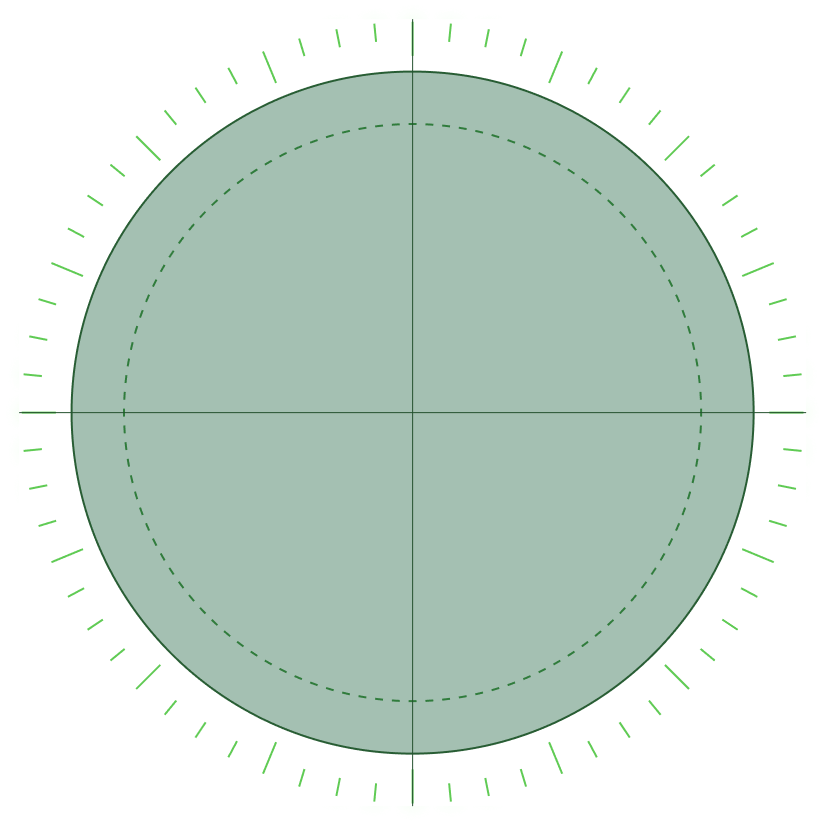
#> input picture U.Fedearroz2026/Assets/Art/2D/UI/Holobox/Radar.png, 826 x 826 px, found by its file name
$ python GenerateDetailArt.py
#> lines starting #> are read from the running program, lines starting #| are printed output that depends on the picture; after the words box and inside, x2 and y2 are one past the last pixel; in counts of white or black regions, pixels touching at a corner belong together
from PIL import Image, ImageDraw, ImageFont
import numpy as np
import os

OUT = r'C:\Users\USER\Documents\Newrona\Repositories\FedeArroz 2026\U.Fedearroz2026\Assets\Art\2D\UI\Holobox\Generated'
FONT = r'C:\Users\USER\Documents\Newrona\Repositories\FedeArroz 2026\U.Fedearroz2026\Assets\Art\Fonts\Roboto Static\Roboto-Regular.ttf'

os.makedirs(OUT, exist_ok=True)

# ---------------- HALO BLANCO ----------------
# 840x840, centro (540,940) del mockup => rect (120,520)
S = 840
W = S
img = Image.new('RGBA', (W, W), (0, 0, 0, 0))
#> img: PIL image 840x840 RGBA; every value is 0
px = np.zeros((W, W, 4), dtype=np.float64)
c = W / 2.0
yy, xx = np.mgrid[0:W, 0:W]
d = np.sqrt((xx - c + 0.5) ** 2 + (yy - c + 0.5) ** 2)

alpha = np.ones_like(d)
hard = 340.0
soft = 358.0
tail_scale = 26.0
tail_amp = 0.38

fade = np.clip((soft - d) / (soft - hard), 0.0, 1.0)
tail = tail_amp * np.exp(-np.maximum(d - soft, 0) / tail_scale)
alpha = np.where(d <= hard, 1.0, np.where(d <= soft, fade, tail))
alpha = np.clip(alpha, 0.0, 1.0)

px[..., 0] = 254
px[..., 1] = 249
px[..., 2] = 227
px[..., 3] = alpha * 255
Image.fromarray(px.astype(np.uint8), 'RGBA').save(os.path.join(OUT, 'Halo Beneficio.png'))
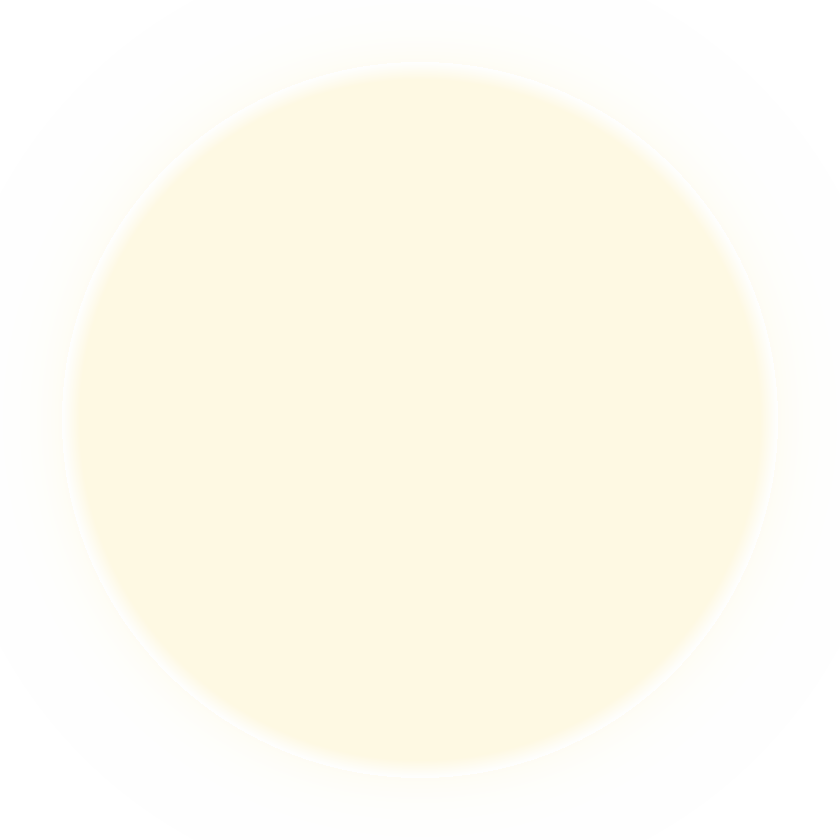
#> saved as Halo Beneficio.png: PIL image 840x840 RGBA; mean R, G, B, A 254, 249, 227, 146.3; transparent parts drawn white
print('halo ok')

# ---------------- TERMOMETRO ----------------
# region del mockup: x 896..968 (72), y 494..722 (228)
OX, OY, OW, OH = 896, 494, 72, 228
K = 4
tw, th = OW * K, OH * K
timg = Image.new('RGBA', (tw, th), (0, 0, 0, 0))
#> timg: PIL image 288x912 RGBA; every value is 0
dr = ImageDraw.Draw(timg)

WHITE = (255, 255, 255, 255)
GREEN = (96, 203, 84, 255)


def rect(x0, y0, x1, y1, color, r):
    dr.rounded_rectangle([(x0 - OX) * K, (y0 - OY) * K, (x1 - OX) * K, (y1 - OY) * K], radius=r * K, fill=color)


def circle(cx, cy, rad, color):
    dr.ellipse([(cx - OX - rad) * K, (cy - OY - rad) * K, (cx - OX + rad) * K, (cy - OY + rad) * K], fill=color)


# cuerpo blanco
rect(910, 496, 937, 660, WHITE, 13.5)
circle(923.5, 691, 28, WHITE)
# relleno verde
rect(917, 613, 930, 691, GREEN, 6.5)
circle(923.5, 691, 21, GREEN)

# ticks y numeros
top_y = 663.0
bottom_y = 525.0
font = ImageFont.truetype(FONT, 8 * K)
for v in range(0, 71, 2):
    y = top_y - (top_y - bottom_y) * (v / 70.0)
    long = (v % 10 == 0)
    x0 = 939 if long else 941
    x1 = 951 if long else 946
    dr.rectangle([(x0 - OX) * K, (y - OY) * K - K // 2, (x1 - OX) * K, (y - OY) * K + K // 2], fill=WHITE)

for v in range(0, 71, 10):
    y = top_y - (top_y - bottom_y) * (v / 70.0)
    dr.text(((954 - OX) * K, (y - OY) * K), str(v), font=font, fill=WHITE, anchor='lm')

timg = timg.resize((OW, OH), Image.LANCZOS)
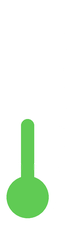
#> timg: PIL image 72x228 RGBA; mean R, G, B, A 122.6, 136.7, 121, 114; transparent parts drawn white
timg.save(os.path.join(OUT, 'Termometro.png'))
print('thermometer ok', timg.size)
#| thermometer ok (72, 228)

# ---------------- RADAR SOLO LINEAS (para el detalle) ----------------
radar = Image.open(r'C:\Users\USER\Documents\Newrona\Repositories\FedeArroz 2026\U.Fedearroz2026\Assets\Art\2D\UI\Holobox\Radar.png').convert('RGBA')
#> radar is the input picture: PIL image 826x826 RGBA; mean R, G, B, A 82, 100.9, 89.9, 121.6
ra = np.asarray(radar).copy()
Hh, Ww = ra.shape[:2]
#> Hh = 826; Ww = 826
cxx, cyy = (Ww - 1) / 2.0, (Hh - 1) / 2.0
#> cxx = 412.5; cyy = 412.5
yyg, xxg = np.mgrid[0:Hh, 0:Ww]
rr = np.sqrt((xxg - cxx) ** 2 + (yyg - cyy) ** 2)
Gm = ra[..., 1].astype(int)
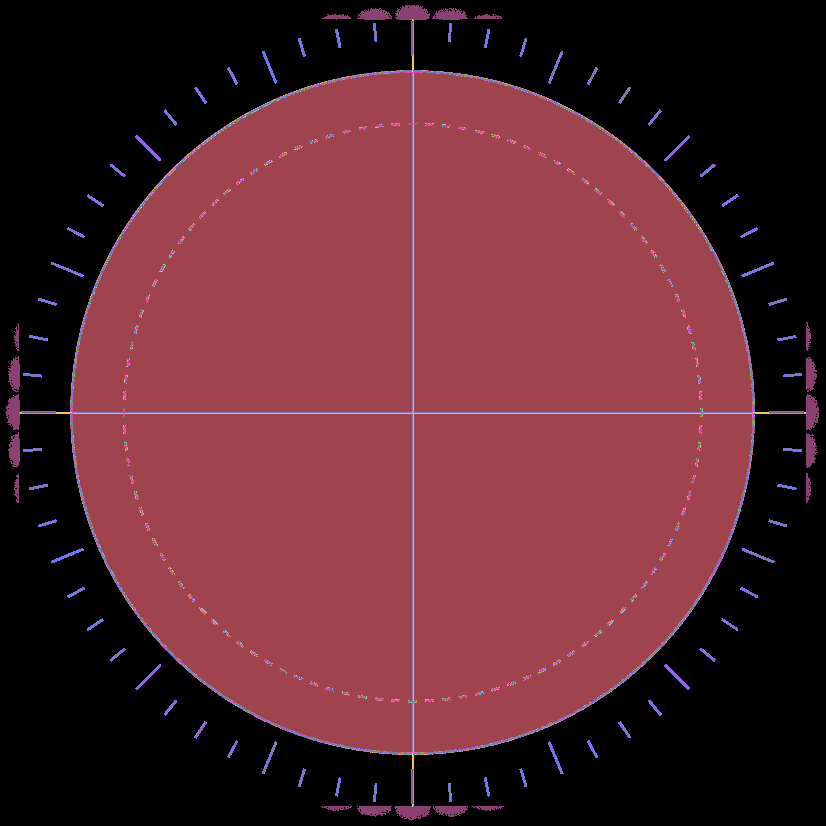
#> Gm: shape (826, 826) int64; 76 distinct labels, from 0 to 255; one colour per label, 0 black
Rm = ra[..., 0].astype(int)
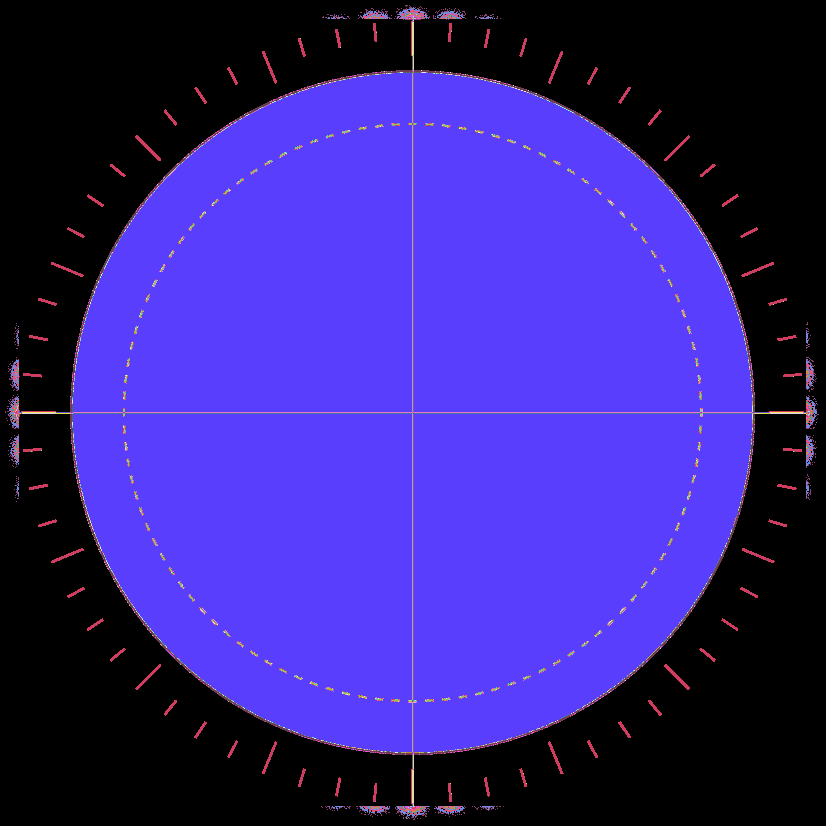
#> Rm: shape (826, 826) int64; 80 distinct labels, from 0 to 255; one colour per label, 0 black
Bm = ra[..., 2].astype(int)
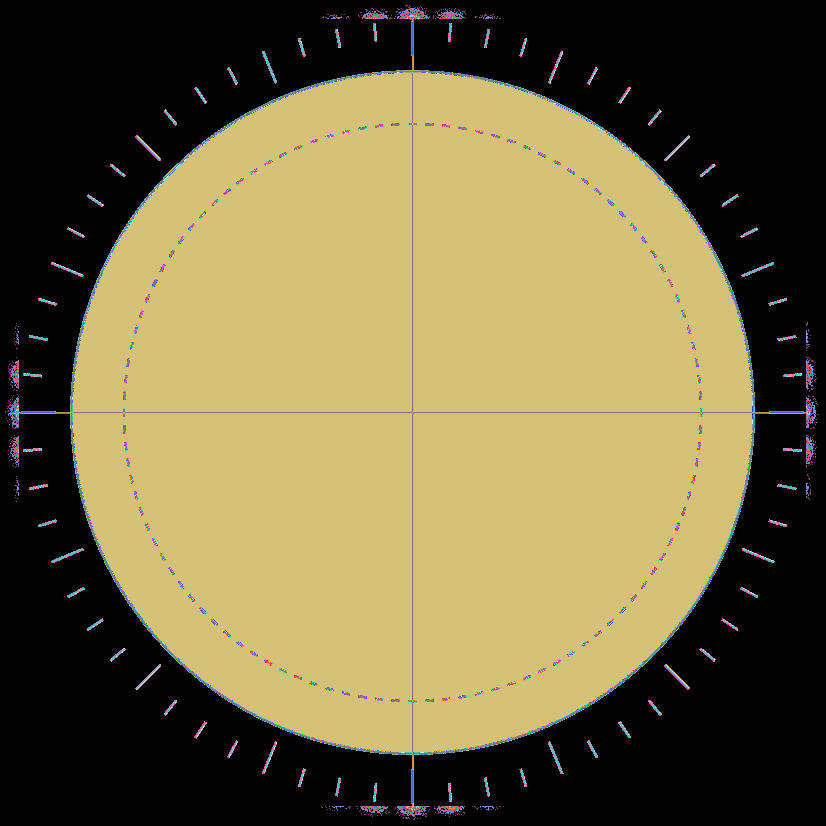
#> Bm: shape (826, 826) int64; 83 distinct labels, from 0 to 255; one colour per label, 0 black
keep = (rr >= 344) | ((rr >= 282) & (rr <= 294) & (Gm - Bm > 40))
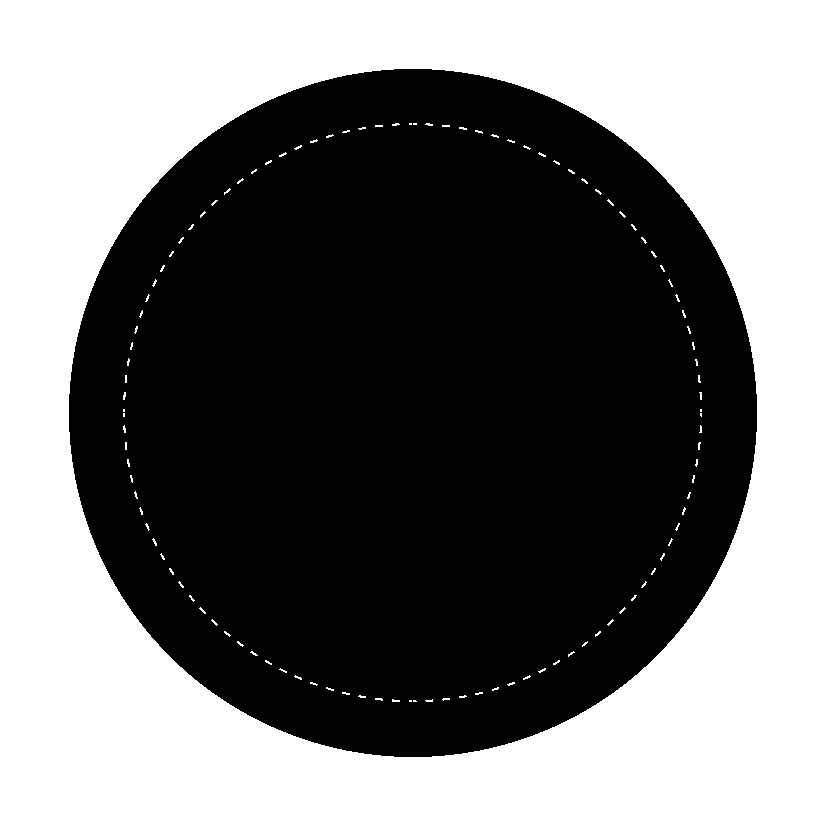
#> keep: shape (826, 826) bool; 45.8% white; 113 white regions (112 under 20 px), largest, box (x1, y1, x2, y2) and area: (0, 0, 826, 826) 310520
ra[~keep, 3] = 0
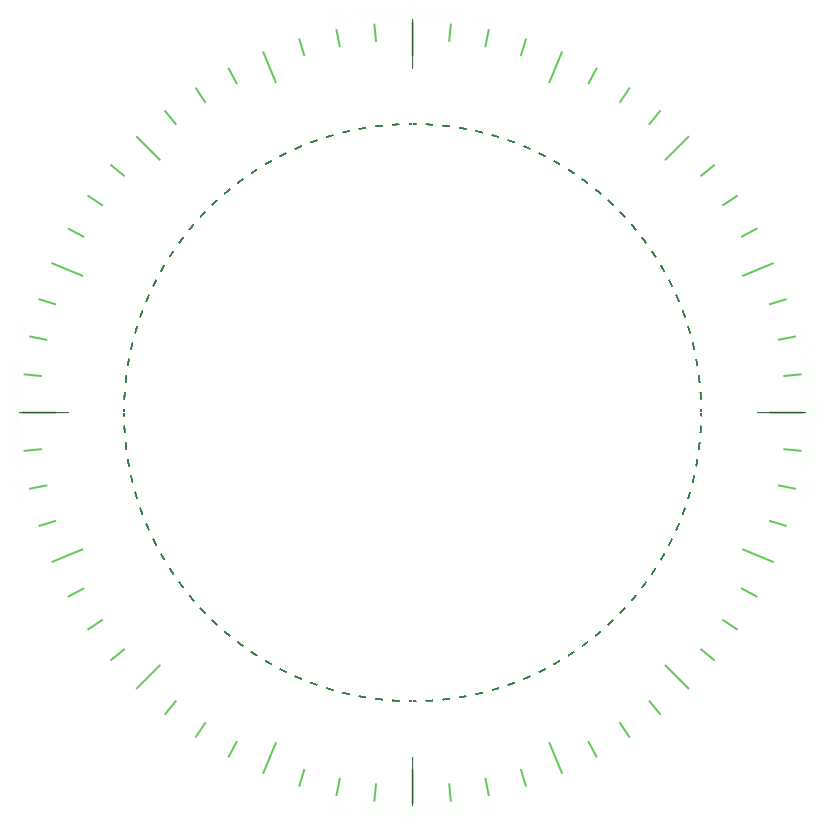
#> ra: shape (826, 826, 4); mean R, G, B, A 82, 100.9, 89.9, 1.7; transparent parts drawn white
Image.fromarray(ra, 'RGBA').save(os.path.join(OUT, 'Radar Detalle.png'))
print('radar detalle ok')

$ run again, with U.Fedearroz2026/Assets/Art/2D/UI/Holobox/Generated/Title Container Opaque.png copied over U.Fedearroz2026/Assets/Art/2D/UI/Holobox/Radar.png
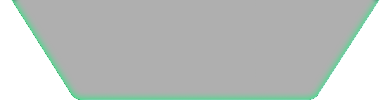
#> input picture U.Fedearroz2026/Assets/Art/2D/UI/Holobox/Generated/Title Container Opaque.png, 392 x 100 px, found by its file name
#> img: PIL image 840x840 RGBA; every value is 0
#| thermometer ok (72, 228)
#> radar is the input picture: PIL image 392x100 RGBA; mean R, G, B, A 132.8, 138.1, 135.3, 197.8
#> `Gm = ra[..., 1].astype(int)`:
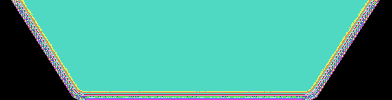
#> Gm: shape (100, 392) int64; 54 distinct labels, from 0 to 255; one colour per label, 0 black
#> Rm: shape (100, 392) int64; 100 distinct labels, from 0 to 175
#> `Bm = ra[..., 2].astype(int)`:
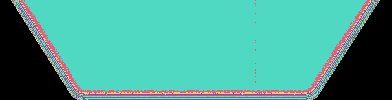
#> Bm: shape (100, 392) int64; 74 distinct labels, from 0 to 233; one colour per label, 0 black
#> keep: shape (100, 392) bool; every value is 0
